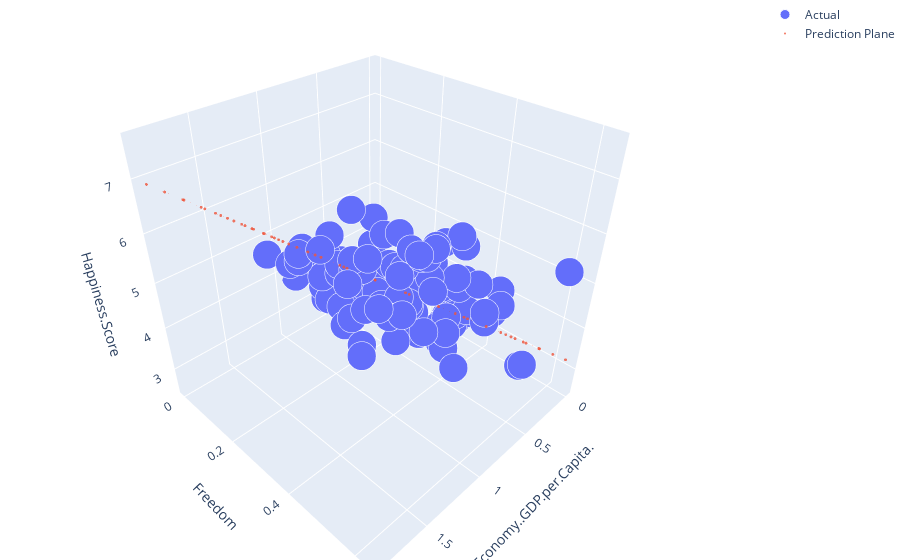

Notebook source saved alongside this figure:
### Code cell
plot_multivariate(x_train_multi, y_train_multi, input_features_multi, target_feature, sgd_model_multi)
